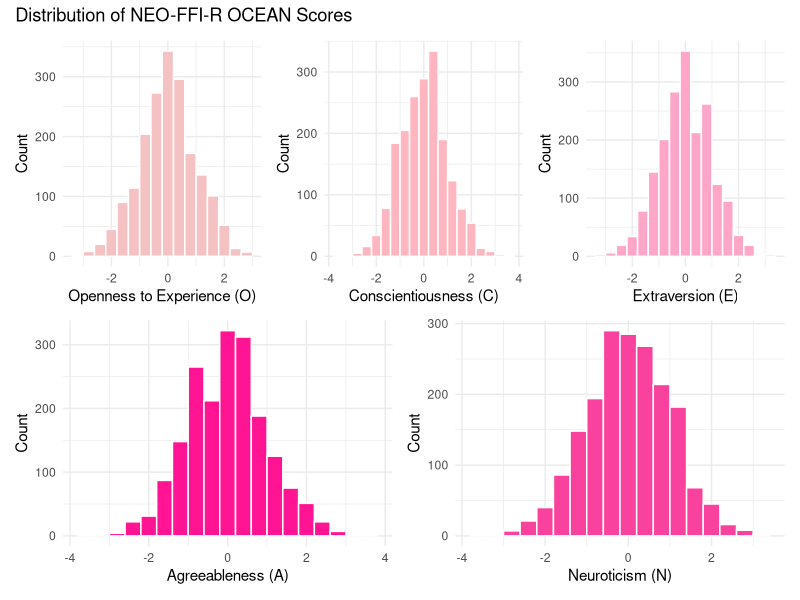
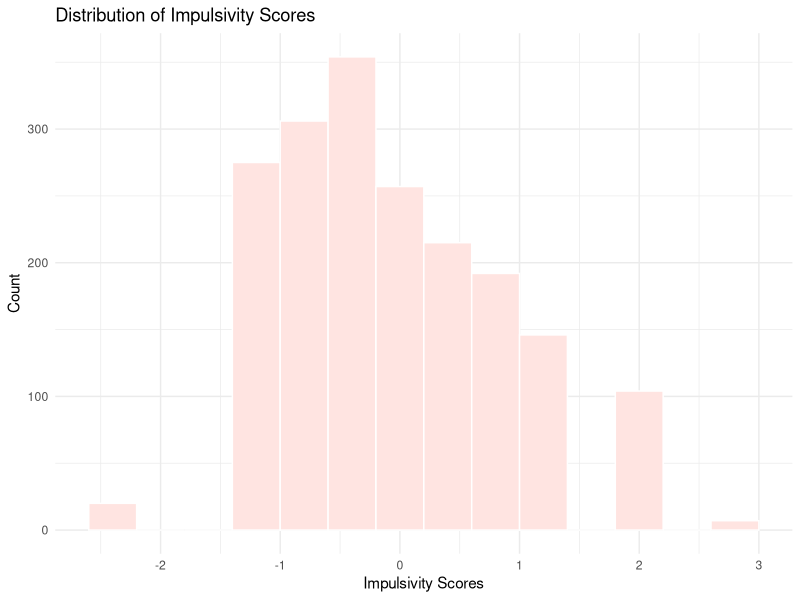
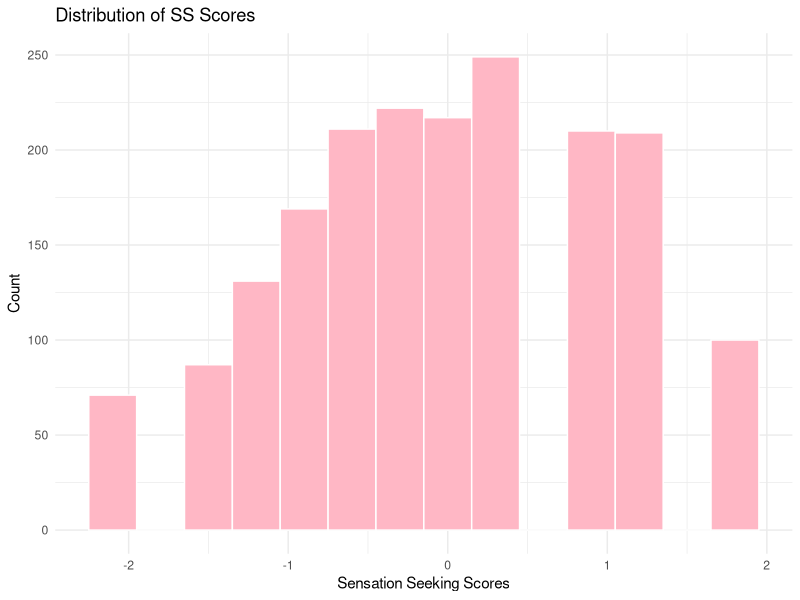

Here is the R script that generated these plots, in order:
## ---- chunk 1
# Load in relevant libraries
library(tidyverse)
library(patchwork)

# default options
knitr::opts_chunk$set(
  fig.width = 6,
  fig.asp = .6,
  out.width = "90%"
)

theme_set(theme_minimal() + theme(legend.position = "bottom"))

options(
  ggplot2.continuous.colour = "viridis",
  ggplot2.continuous.fill = "viridis"
)

scale_colour_discrete = scale_colour_viridis_d
scale_fill_discrete = scale_fill_viridis_d

## ---- chunk 2
# Read in dataset
drug_data = read_csv("data/cleaned_drug_data.csv")

# Gender
# 0: male
# 1: female

# Drug use
# 0: never used
# 1: used over a Decade Ago
# 2: used in Last Decade
# 3: used in Last Year
# 4: used in Last Month
# 5: used in Last Week
# 6: used in Last Day

# Age
# 1: 18-24
# 2: 25-34
# 3: 35-44
# 4: 45-54
# 5: 55-64
# 6: 65+

## ---- chunk 3
O_hist = drug_data |> 
  ggplot(aes(x = Oscore)) + 
  geom_histogram(fill = "#F4C2C2", color = "white", binwidth = 0.4) +
  labs(
    x = "Openness to Experience (O)",
    y = "Count"
  ) 
C_hist = drug_data |> 
  ggplot(aes(x = Cscore)) + 
  geom_histogram(fill = "#FFB6C1", color = "white", binwidth = 0.4) +
  labs(
    x = "Conscientiousness (C)",
    y = "Count"
  ) 

E_hist = drug_data |> 
  ggplot(aes(x = Escore)) + 
  geom_histogram(fill = "#FFA6C9", color = "white", binwidth = 0.4) +
  labs(
    x = "Extraversion (E)",
    y = "Count"
  ) 

A_hist = drug_data |> 
  ggplot(aes(x = Ascore)) + 
  geom_histogram(fill = "#FF1493", color = "white", binwidth = 0.4) +
  labs(
    x = "Agreeableness (A)",
    y = "Count"
  ) 

N_hist = drug_data |> 
  ggplot(aes(x = Nscore)) + 
  geom_histogram(fill = "#F9429E", color = "white", binwidth = 0.4) +
  labs(
    x = "Neuroticism (N)",
    y = "Count"
  ) 

OCEAN_hist = (O_hist + C_hist + E_hist) / (A_hist + N_hist) + 
  plot_annotation(
    title = "Distribution of NEO-FFI-R OCEAN Scores"
  )

ggsave("figs/hist_ocean.png", OCEAN_hist, width = 9, height = 7)

## ---- chunk 4
impulsivity_hist = drug_data |> 
  ggplot(aes(x = Impulsive)) + 
  geom_histogram(fill = "#FFE4E1", color = "white", binwidth = 0.4) +
  labs(
    x = "Impulsivity Scores",
    y = "Count",
    title = "Distribution of Impulsivity Scores"
  ) 

ggsave("figs/hist_impulsivity.png", impulsivity_hist, width = 5, height = 7)

## ---- chunk 5
SS_hist = drug_data |> 
  ggplot(aes(x = SS)) + 
  geom_histogram(fill = "#FFB7C5", color = "white", binwidth = 0.3) +
  labs(
    x = "Sensation Seeking Scores",
    y = "Count",
    title = "Distribution of SS Scores"
  ) 

ggsave("figs/hist_impSS.png", SS_hist, width = 5, height = 7)

## ---- chunk 6

## ---- chunk 7

## ---- chunk 8

## ---- chunk 9
